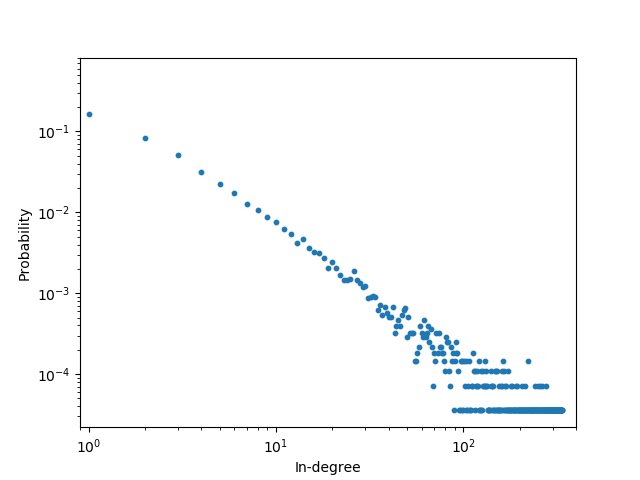

Write the Python code that produced this figure.
import numpy as np
import random
import matplotlib.pyplot as plt


class DPATrial:
    def __init__(self, m):
        self.numNodes = m  # numero iniziale di nodi
        self.nodeNumbers = []  #

        for i in range(m):
            for j in range(m):
                self.nodeNumbers.append(i)

    def run_trial(self, m):
        V = set()

        for i in range(m):
            u = random.choice(self.nodeNumbers) # estreatto a caso
            V.add(u)

        self.nodeNumbers.append(self.numNodes)
        self.nodeNumbers.extend(V)
        self.numNodes += 1

        return V




# 1 1 1 1 1 2 2 2 2 2 3 3 3 3 3 4 4 4 4 4 5 5 5 5 5

# n >= 1, 1 <= m <= n
def DPA(n, m):
    V = [x for x in range(m)]
    E = [(i, j) for i in V for j in V if i != j]

    trial = DPATrial(m)

    for u in range(m, n):
        V_1 = trial.run_trial(m)  # nodi estratti da trial
        V.append(u)
        for v in V_1:
            E.append((u, v))
    return V, E

def in_degree(E, n):
    cont = 0
    for x in E:
        if x[1] == n:
            cont+=1
    return cont

def tot_in_degree(V, E):
    in_degrees = np.zeros(len(V))

    for i in V:
        in_degrees[in_degree(E, i)]+=1

    real_in_degrees = [(x/len(V)) for x in in_degrees if x != 0]

    return real_in_degrees


if __name__ == '__main__':

    n = 27770
    m = 13 #arrotondamento di 12.7046092906, media del grado uscente del grafo dell'es 1

    fig, ax = plt.subplots()
    ax.set_xscale('log', basex=10)
    ax.set_yscale('log', basey=10)

    axes = plt.gca()
    axes.set_xlim([0.9, 400])

    vertices, edges = DPA(n, m)
    real_in_degrees = tot_in_degree(vertices, edges)
    plt.xlabel("In-degree")
    plt.ylabel("Probability")

    ax.scatter(np.arange(len(real_in_degrees)), real_in_degrees, s=10)
    plt.savefig("es3.png")
    plt.show()